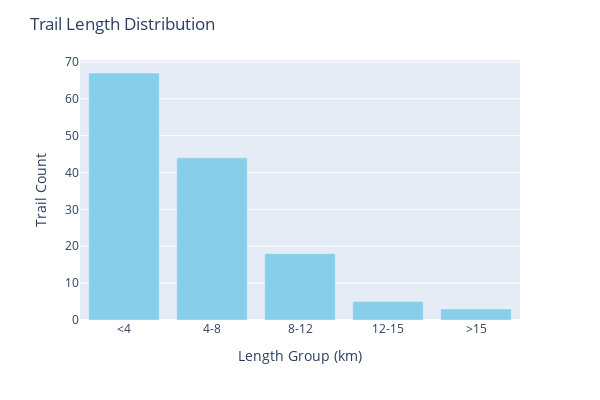

Notebook code for this chart:
### Code cell
# template 2

# Create database connection
conn = sqlite3.connect('data/hiking.db')

query = "SELECT length FROM Trail"
trail = pd.read_sql_query(query, conn)

conn.close()

# Define the group boundaries
bins = [0, 4, 8, 12, 15, float('inf')]
labels = ['<4', '4-8', '8-12', '12-15', '>15']

# Group the data
trail['group'] = pd.cut(trail['length'], bins=bins, labels=labels, right=False)

# Calculate the count for each group
group_counts = trail['group'].value_counts().sort_index().reset_index()
group_counts.columns = ['labels', 'group_counts']

# Create the bar chart
fig = px.bar(group_counts, x='labels', y='group_counts', color_discrete_sequence=['skyblue'])
fig.update_layout(title='Trail Length Distribution', 
                  xaxis_title='Length Group (km)', 
                  yaxis_title='Trail Count', 
                  width=600,
                  height=400)
fig.show()
fig.write_html('static/tem1.html')

### Figure 1 — Plotly figure (JSON) as saved in the notebook; plotly's stock layout.template omitted (floating-point values rounded to 4 significant figures)
{"data": [{"alignmentgroup": "True", "hovertemplate": "labels=%{x}<br>group_counts=%{y}<extra></extra>", "legendgroup": "", "marker": {"color": "skyblue", "pattern": {"shape": ""}}, "name": "", "offsetgroup": "", "orientation": "v", "showlegend": false, "textposition": "auto", "type": "bar", "x": ["<4", "4-8", "8-12", "12-15", ">15"], "xaxis": "x", "y": [67, 44, 18, 5, 3], "yaxis": "y"}], "layout": {"barmode": "relative", "height": 400, "legend": {"tracegroupgap": 0}, "margin": {"t": 60}, "title": {"text": "Trail Length Distribution"}, "width": 600, "xaxis": {"anchor": "y", "domain": [0, 1], "title": {"text": "Length Group (km)"}}, "yaxis": {"anchor": "x", "domain": [0, 1], "title": {"text": "Trail Count"}}}}
